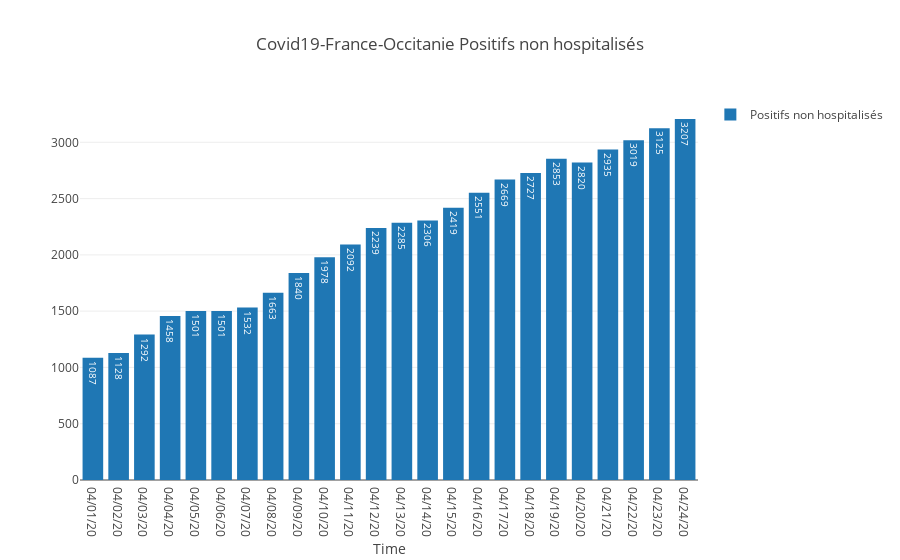

Notebook cell for this chart:
### Code cell
dates=df["Date"].values

layout = go.Layout(
    barmode='stack',
    title=f"Covid19-France-Occitanie Positifs non hospitalisés",
    xaxis=dict(title="Time"),
    showlegend=True,
) 
fig = go.Figure(data=[
    go.Bar(name="Positifs non hospitalisés", x=dates, y=df["Positifs non hospitalisés"], text=df["Positifs non hospitalisés"],
            textposition='auto'),
],
    layout=layout
)

iplot(fig, filename="covid19-Occitanie2")

### Figure 1 — Plotly figure (JSON) as saved in the notebook; plotly's stock layout.template omitted (floating-point values rounded to 4 significant figures)
{"data": [{"name": "Positifs non hospitalisés", "text": [1087, 1128, 1292, 1458, 1501, 1501, 1532, 1663, 1840, 1978, 2092, 2239, 2285, 2306, 2419, 2551, 2669, 2727, 2853, 2820, 2935, 3019, 3125, 3207], "textposition": "auto", "type": "bar", "uid": "be780bce-e21c-4868-8569-5ec2d6e637d7", "x": ["04/01/20", "04/02/20", "04/03/20", "04/04/20", "04/05/20", "04/06/20", "04/07/20", "04/08/20", "04/09/20", "04/10/20", "04/11/20", "04/12/20", "04/13/20", "04/14/20", "04/15/20", "04/16/20", "04/17/20", "04/18/20", "04/19/20", "04/20/20", "04/21/20", "04/22/20", "04/23/20", "04/24/20"], "y": [1087, 1128, 1292, 1458, 1501, 1501, 1532, 1663, 1840, 1978, 2092, 2239, 2285, 2306, 2419, 2551, 2669, 2727, 2853, 2820, 2935, 3019, 3125, 3207]}], "layout": {"barmode": "stack", "showlegend": true, "title": {"text": "Covid19-France-Occitanie Positifs non hospitalisés"}, "xaxis": {"title": {"text": "Time"}}}}
